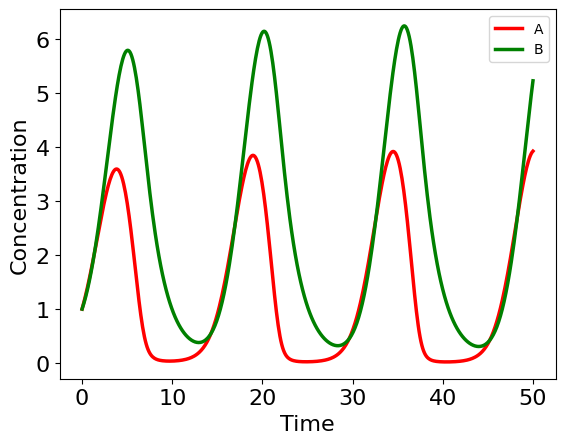

Reproduce this figure in Python.
# This file is Oscillator2.py. It illustrates a simple relaxation oscillator mechanism.
# It was written during 2023 and is described in the paper "Design Patterns of Biological Cells"
# by Steven S. Andrews, H. Steven Wiley, and Herbert M. Sauro, which was submitted to BioEssays
# in October, 2023. This file is in the public domain.
# In this toy model, A and B are oscillating species, of which A positivey affects itself and B,
# and B negatively affects A. No units are used or assumed.

import tellurium as te
import matplotlib.pyplot as plt

# Model is a relaxation oscillator, in which A amplifies A and B, and B represses A

model1 = te.loada('''

J1: -> A ; k1 * A
J2: A -> ; k2 * B * A / (V+A)
J3: -> B ; k3 * A
J4: B -> ; k4 * B

A = 1
B = 1

k1 = 1.1
k2 = 1
k3 = 1
k4 = 0.5
V = 1

''')



sim = model1.simulate(0, 50, 500, selections=['time', 'A', 'B'])

print(sim)

t = sim['time']

A = sim['A']
B = sim['B']

fig, ax1 = plt.subplots()

ax1.plot(t, A, c='red', linewidth=2.5)
ax1.plot(t, B, c='green', linewidth=2.5)

ax1.set_ylabel('Concentration',size=16)
ax1.set_xlabel('Time',size=16)
ax1.tick_params(axis='both', which='major', labelsize=16)

ax1.legend(['A', 'B'])
plt.show()
#plt.savefig("Oscillator2",bbox_inches='tight')


